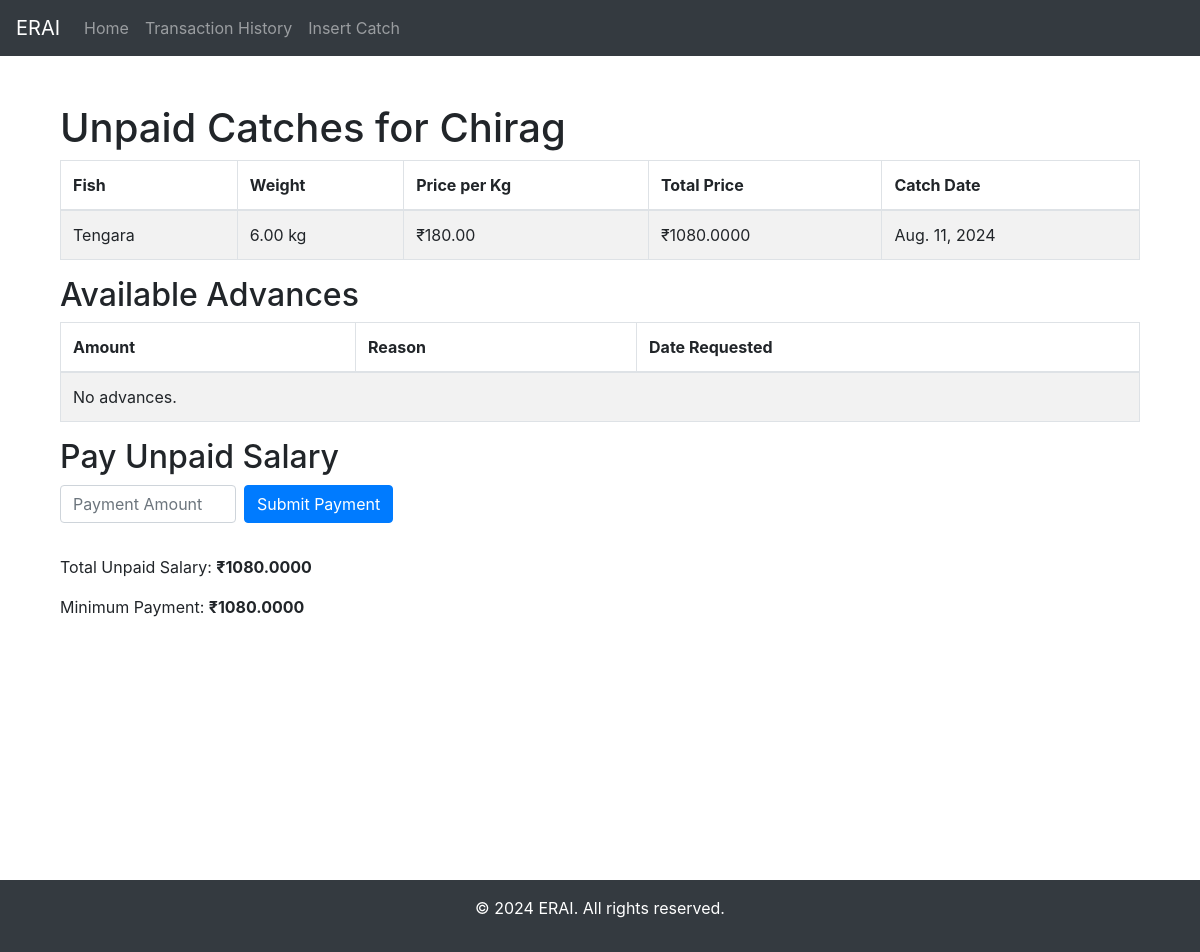
The app's page /fisherman/3/unpaid-catches/ with its own data.
### myApp/models.py (models this page shows, shortened)
class Fisherman(models.Model):
    name = models.CharField(max_length=255)
    phone_number = models.CharField(max_length=20)
    def calculate_total_due(self):
        return sum(catch.weight * catch.fish.price for catch in self.catch_set.filter(is_paid=False))
    def get_unpaid_catches(self):
        return self.catch_set.filter(is_paid=False)

class Catch(models.Model):
    fisherman = models.ForeignKey(Fisherman, on_delete=models.CASCADE)
    fish = models.ForeignKey(Fish, on_delete=models.CASCADE)
    catch_date = models.DateField()
    weight = models.DecimalField(max_digits=10, decimal_places=2)
    is_paid = models.BooleanField(default=False)

class Fish(models.Model):
    name = models.CharField(max_length=255)
    price = models.DecimalField(max_digits=10, decimal_places=2)

### myApp/views.py (the view, shortened to what this page needs)
# urls.py: path('fisherman/<int:fisherman_id>/unpaid-catches/', unpaid_catches_view, name='unpaid_catches'),
def unpaid_catches_view(request, fisherman_id):
    fisherman = get_object_or_404(Fisherman, id=fisherman_id)
    unpaid_catches = fisherman.get_unpaid_catches()
    total_unpaid_salary = fisherman.calculate_total_due()
    for catch in unpaid_catches:
        catch.price = catch.weight * catch.fish.price
    advance = Advance.objects.filter(fisherman=fisherman)
    total_adv = 0
    for x in advance:
        total_adv += x.amount
    context = {
        'fisherman': fisherman,
        'unpaid_catches': unpaid_catches,
        'total_unpaid_salary': total_unpaid_salary,
        'advance': advance,
        'min_payment':(total_unpaid_salary - total_adv)
    }
    return render(request, 'unpaid_catches.html', context)

### myApp/templates/unpaid_catches.html (shortened to what this page needs)
{% extends 'base.html' %}
{% block content %}
    <div class="container mt-4">
        <h1>Unpaid Catches for {{ fisherman.name }}</h1>
        <table class="table table-striped table-bordered">
            <thead>
                <tr>
                    <th>Fish</th>
                    <th>Weight</th>
                    <th>Price per Kg</th>
                    <th>Total Price</th>
                    <th>Catch Date</th>
                </tr>
            </thead>
            <tbody>
                {% for catch in unpaid_catches %}
                    <tr>
                        <td>{{ catch.fish.name }}</td>
                        <td>{{ catch.weight }} kg</td>
                        <td>₹{{ catch.fish.price }}</td>
                        <td>₹{{ catch.price }}</td>
                        <td>{{ catch.catch_date }}</td>
                    </tr>
                {% empty %}
                    <tr>
                        <td colspan="5">No unpaid catches.</td>
                    </tr>
                {% endfor %}
            </tbody>
        </table>
        <h2>Available Advances</h2>
        <table class="table table-striped table-bordered">
            <thead>
                <tr>
                    <th>Amount</th>
                    <th>Reason</th>
                    <th>Date Requested</th>
                </tr>
            </thead>
            <tbody>
                {% if advance %}
                    {% for x in advance %}
                        <tr>
                            <td>₹{{ x.amount }}</td>
                            <td>{{ x.reason }}</td>
                            <td>{{ x.date_requested }}</td>
                        </tr>
                    {% endfor %}
                {% else %}
                    <tr>
                        <td colspan="3">No advances.</td>
                    </tr>
                {% endif %}
            </tbody>
        </table>
        <h2>Pay Unpaid Salary</h2>
        <form method="post" class="form-inline">
            <div class="form-group mb-2">
                <input type="number" step="0.01" id="payment_amount" name="payment_amount" class="form-control mr-2"
                       min="{{ min_payment }}" max="{{ total_unpaid_salary }}" required
                       placeholder="Payment Amount"
                       title="Amount must be between ₹{{ min_payment }} and ₹{{ total_unpaid_salary }}">
            </div>
            <button type="submit" class="btn btn-primary mb-2">Submit Payment</button>
        </form>
        <div class="mt-4">
            <p>Total Unpaid Salary: <strong>₹{{ total_unpaid_salary }}</strong></p>
            <p>Minimum Payment: <strong>₹{{ min_payment }}</strong></p>
        </div>
    </div>
{% endblock %}

### myApp/templates/base.html (style rules this page uses)
html, body { height: 100%; margin: 0; }

### records on screen
Fisherman: name "Chirag"
Catch: fish.name "Tengara", weight "6.00", fish.price "180.00", price "1080.0000", catch_date "Aug. 11, 2024"

### other values on screen
{{ total_unpaid_salary }} "1080.0000"
{{ min_payment }} "1080.0000"
